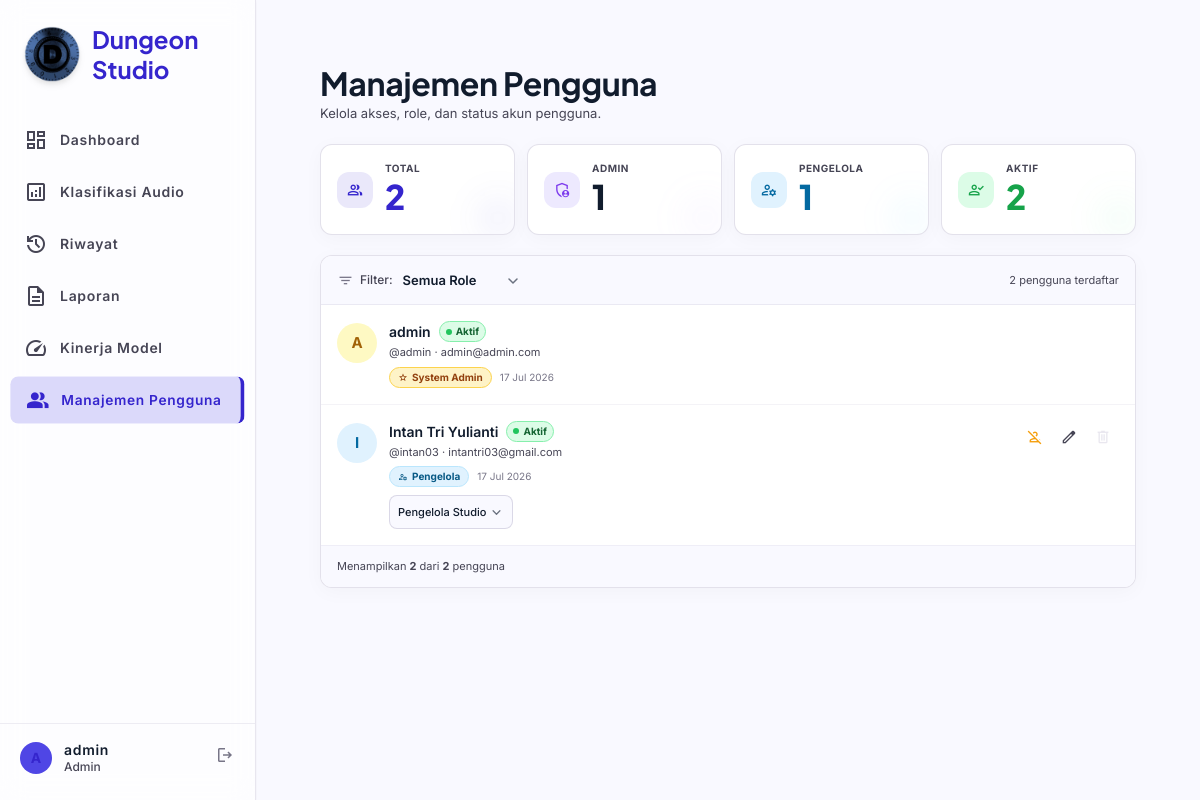
/admin-panel/users/ (signed in), run on an earlier commit of the app's database.
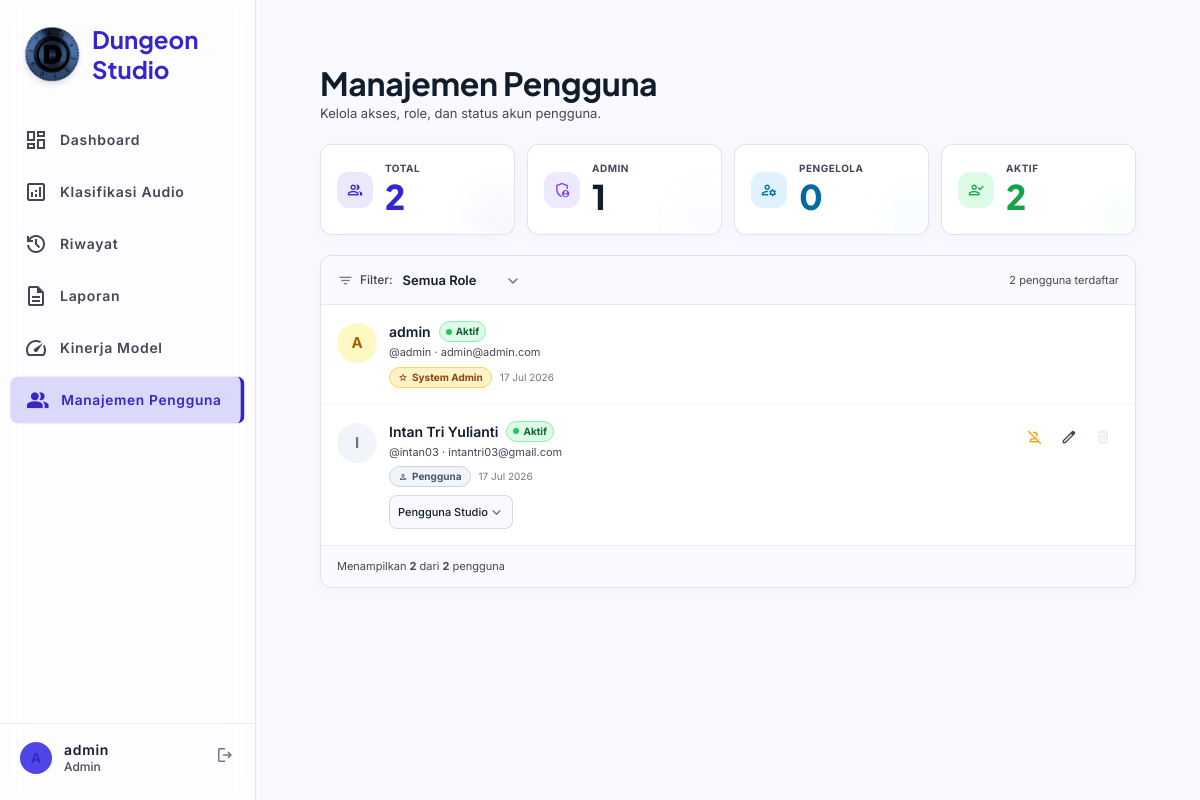
And on a later commit of the database.
### Klasifikasi/models.py (models this page shows, shortened)
class CustomUser(AbstractUser):
    id_user = models.UUIDField(primary_key=True, default=uuid.uuid4, editable=False)
    class Meta:
        db_table = 'tb_user'
        verbose_name = 'Pengguna'
        verbose_name_plural = 'Pengguna'

class UserProfile(models.Model):
    id_profile = models.UUIDField(primary_key=True, default=uuid.uuid4, editable=False)
    user = models.OneToOneField(
        settings.AUTH_USER_MODEL,
        on_delete=models.CASCADE,
        related_name='profile',
        db_column='id_user'
    )
    role = models.CharField(max_length=30, choices=ROLE_CHOICES, default='pengguna_studio')
    is_active = models.BooleanField(default=True)
    tanggal_dibuat = models.DateTimeField(auto_now_add=True)
    class Meta:
        db_table = 'tb_user_profile'
        verbose_name = 'Profil Pengguna'
        verbose_name_plural = 'Profil Pengguna'

### Klasifikasi/views.py (the view)
# urls.py: path('admin-panel/users/', views.user_management_view, name='user_management'),
@role_required('admin')
def user_management_view(request):
    users = CustomUser.objects.select_related('profile').all().order_by('date_joined')
    user_data = []
    admin_count = 0
    pengelola_count = 0
    pengguna_aktif_count = 0
    for u in users:
        try:
            profile = u.profile
            role = profile.role
            is_active_profile = profile.is_active
        except Exception:
            role = 'pengguna_studio'
            is_active_profile = True
        if u.is_superuser or role == 'admin':
            admin_count += 1
        elif role == 'pengelola_studio':
            pengelola_count += 1
        if is_active_profile:
            pengguna_aktif_count += 1
        user_data.append({
            'id_user': u.id_user,
            'username': u.username,
            'email': u.email,
            'first_name': u.first_name,
            'role': role,
            'is_active': is_active_profile,
            'date_joined': u.date_joined,
            'is_superuser': u.is_superuser,
        })
    context = {
        'users': user_data,
        'total_users': len(user_data),
        'admin_count': admin_count,
        'pengelola_count': pengelola_count,
        'pengguna_aktif_count': pengguna_aktif_count,
        'role_choices': [('admin', 'Admin'), ('pengelola_studio', 'Pengelola Studio'), ('pengguna_studio', 'Pengguna Studio')],
    }
    return render(request, 'Klasifikasi/user_management.html', context)

### Klasifikasi/templates/Klasifikasi/user_management.html (shortened to what the changed rows need)
{% extends "Klasifikasi/base.html" %}
{% block content %}
<div class="flex flex-col gap-5 pb-24">
  <div>
    <h2 class="font-display font-bold text-[21px] md:text-headline-lg text-on-background leading-tight">Manajemen Pengguna</h2>
  </div>
  <div class="grid grid-cols-2 lg:grid-cols-4 gap-3">
    <div class="bg-surface-container-lowest rounded-xl border border-outline-variant/50 p-3 md:p-4 shadow-level-1 flex items-center gap-3 overflow-hidden relative">
      <div class="min-w-0">
        <p class="text-[9px] md:text-[10px] text-on-surface-variant uppercase tracking-wider font-bold">Pengelola</p>
        <p class="font-display font-extrabold text-[26px] md:text-[34px] leading-tight" style="color:#0369a1;">{{ pengelola_count|default:"0" }}</p>
      </div>
    </div>
  </div>
  <div class="bg-surface-container-lowest rounded-xl border border-outline-variant/50 shadow-level-1 overflow-hidden">
    <div id="userCardList" class="divide-y divide-outline-variant/20">
      {% for u in users %}
      <div class="usr-card px-4 py-4 hover:bg-surface-container-low/60" data-username="{{ u.username }}" data-role="{{ u.role }}">
        <div class="flex items-start gap-3">
          <div class="w-10 h-10 rounded-full flex items-center justify-center font-bold text-[15px] flex-shrink-0 mt-0.5
            {% if u.is_superuser %}bg-yellow-100 text-yellow-700
            {% elif u.role == 'admin' %}bg-violet-100 text-violet-700
            {% elif u.role == 'pengelola_studio' %}bg-sky-100 text-sky-700
            {% else %}bg-slate-100 text-slate-500{% endif %}">
            {{ u.username|first|upper }}
          </div>
          <div class="flex-1 min-w-0">
            <div class="flex items-center gap-2 flex-wrap mb-0.5">
              <span class="font-semibold text-[14px] text-on-surface">{{ u.first_name|default:u.username }}</span>
              <span class="inline-flex items-center gap-1 px-1.5 py-0.5 rounded-full text-[10px] font-bold flex-shrink-0
                {% if u.is_active %}pill-active{% else %}pill-inactive{% endif %}">
                <span class="w-1.5 h-1.5 rounded-full flex-shrink-0 {% if u.is_active %}bg-green-500{% else %}bg-slate-400{% endif %}"></span>
                {% if u.is_active %}Aktif{% else %}Nonaktif{% endif %}
              </span>
            </div>
            <p class="text-[11px] text-on-surface-variant truncate">
              @{{ u.username }}{% if u.email %} &middot; {{ u.email }}{% endif %}
            </p>
            <div class="flex items-center gap-2 mt-1.5 flex-wrap">
              {% if u.is_superuser %}
              <span class="inline-flex items-center gap-1 px-2 py-0.5 rounded-full text-[10px] font-bold rb-system">
                <span class="material-symbols-outlined text-[10px]">star</span>System Admin
              </span>
              {% elif u.role == 'admin' %}
              <span class="inline-flex items-center gap-1 px-2 py-0.5 rounded-full text-[10px] font-bold rb-admin">
                <span class="material-symbols-outlined text-[10px]">shield</span>Admin
              </span>
              {% elif u.role == 'pengelola_studio' %}
              <span class="inline-flex items-center gap-1 px-2 py-0.5 rounded-full text-[10px] font-bold rb-pengelola">
                <span class="material-symbols-outlined text-[10px]">manage_accounts</span>Pengelola
              </span>
              {% else %}
              <span class="inline-flex items-center gap-1 px-2 py-0.5 rounded-full text-[10px] font-bold rb-pengguna">
                <span class="material-symbols-outlined text-[10px]">person</span>Pengguna
              </span>
              {% endif %}
              <span class="text-[10px] text-outline">{{ u.date_joined|date:"d M Y" }}</span>
            </div>
            {% if not u.is_superuser and u.id_user != user.id_user %}
            <div class="mt-2">
              <form action="{% url 'Klasifikasi:ubah_role_user' u.id_user %}" method="POST" class="change-role-form">
                <select name="role" class="bg-surface border border-outline-variant/60 text-[11px] font-medium text-on-surface rounded-lg py-1 pl-2 pr-6 focus:border-primary focus:ring-1 focus:ring-primary/30 outline-none cursor-pointer">
                  {% for val, name in role_choices %}
                  <option value="{{ val }}" {% if u.role == val %}selected{% endif %}>{{ name }}</option>
                  {% endfor %}
                </select>
              </form>
            </div>
            {% endif %}
          </div>
          {% if not u.is_superuser and u.id_user != user.id_user %}
          <div class="flex flex-col sm:flex-row items-center gap-0.5 flex-shrink-0">
            <form action="{% url 'Klasifikasi:toggle_active_user' u.id_user %}" method="POST" class="toggle-active-form">
              <button type="submit" class="act-btn {% if u.is_active %}text-amber-500 hover:bg-amber-50{% else %}text-green-600 hover:bg-green-50{% endif %}"
                      title="{% if u.is_active %}Nonaktifkan{% else %}Aktifkan{% endif %}">
                <span class="material-symbols-outlined text-[18px]">{% if u.is_active %}person_off{% else %}person_check{% endif %}</span>
              </button>
            </form>
            <button type="button" class="act-btn text-on-surface-variant hover:bg-primary/10 hover:text-primary"
                    onclick="openEditModal('{{ u.id_user }}','{{ u.username|escapejs }}','{{ u.first_name|default:''|escapejs }}','{{ u.email|default:''|escapejs }}')" title="Edit">
              <span class="material-symbols-outlined text-[18px]">edit</span>
            </button>
            {% if u.is_active %}
            <button type="button" class="act-btn text-outline-variant/40 cursor-not-allowed" title="Nonaktifkan dulu sebelum hapus" disabled>
              <span class="material-symbols-outlined text-[18px]">delete</span>
            </button>
            {% endif %}
          </div>
          {% endif %}
        </div>
      </div>
      {% empty %}
      <div class="py-16 text-center">
        <span class="material-symbols-outlined text-[48px] text-outline-variant block mb-3">person_off</span>
        <p class="text-body-md text-on-surface-variant">Tidak ada pengguna terdaftar.</p>
      </div>
      {% endfor %}
    </div>
  </div>
</div>
{% endblock %}

What changed in the data, as far as the page shows it:
changed UserProfile: role "Pengelola Studio" → "Pengguna Studio"
Also different on the page:
{{ pengelola_count|default:"0" }}: "1" → "0"
list line gone: "Pengelola"
new list line: "Pengguna"
